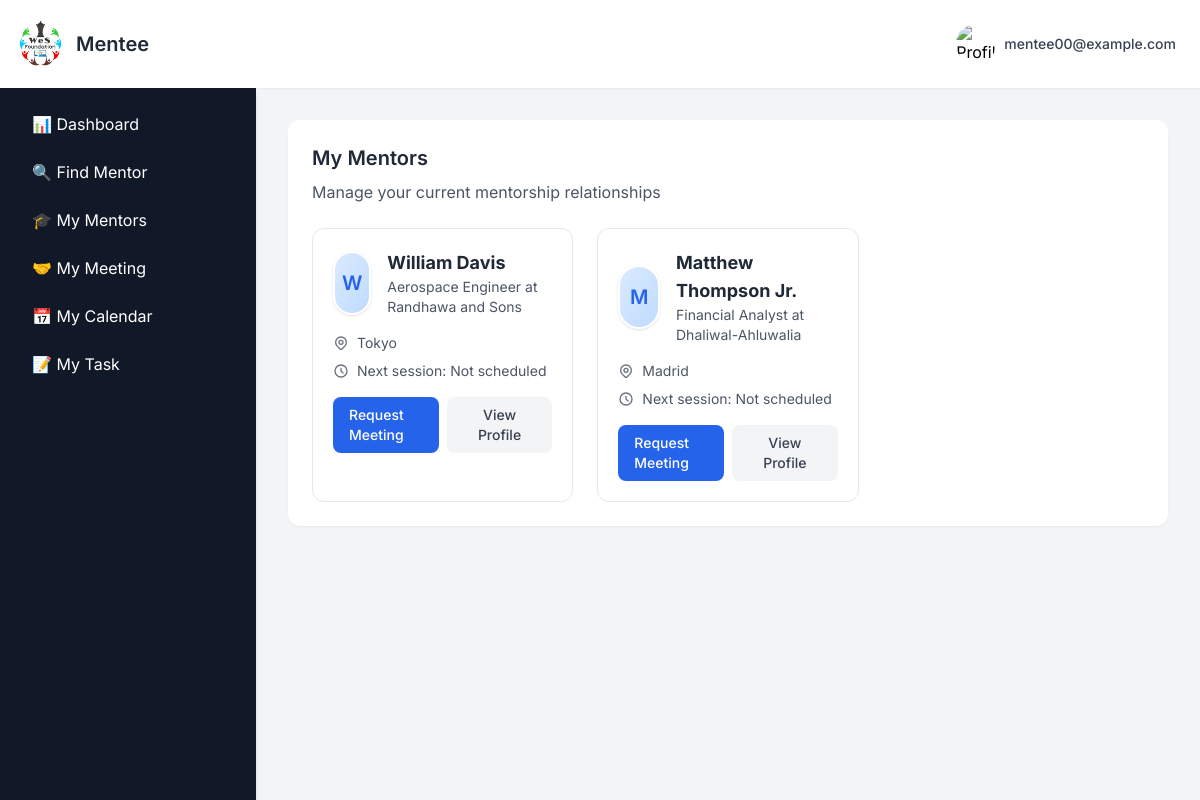
The page /my_mentors (signed in) on the database as committed earlier.
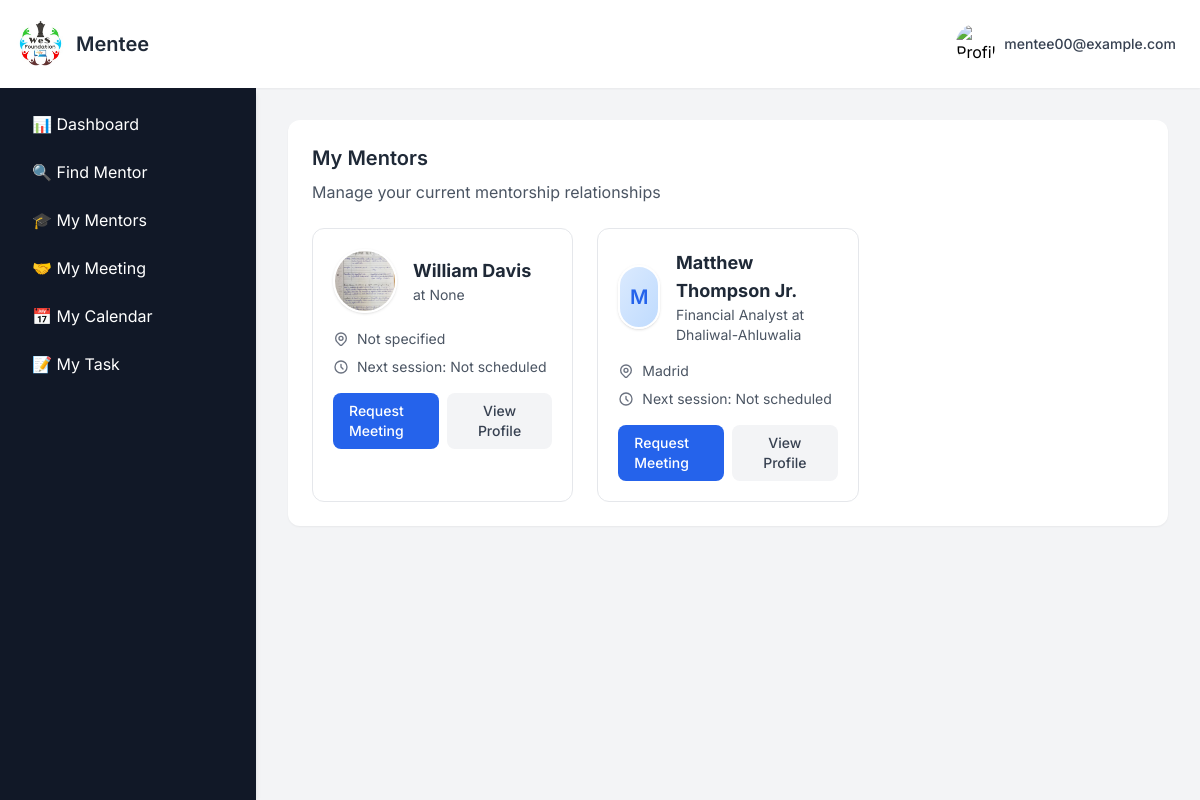
The same page on the database as committed later.
### app.py (models this page shows, shortened)
class User(db.Model):
    __tablename__ = "signup_details"
    id = db.Column(db.Integer, primary_key=True)
    name = db.Column(db.String(100), nullable=False)
    email = db.Column(db.String(100), unique=True, nullable=False)
    password = db.Column(db.String(200), nullable=False)   # length thoda bada
    user_type = db.Column(db.String(10), nullable=False)
    mentor_profile = db.relationship("MentorProfile", backref="user", uselist=False)

class MentorProfile(db.Model):
    __tablename__="mentor_profile"
    id = db.Column(db.Integer, primary_key=True)
    user_id= db.Column(db.Integer, db.ForeignKey("signup_details.id"),nullable=False)
    profession = db.Column(db.String(100))
    skills = db.Column(db.Text)  # New field - comma separated skills
    role = db.Column(db.String(100))  # New field - job role/position
    industry_sector = db.Column(db.String(100))  # New field - industry/sector
    organisation = db.Column(db.String(150))
    years_of_experience = db.Column(db.String(100))
    whatsapp = db.Column(db.String(20))
    location = db.Column(db.String(100))  # New field - country
    education = db.Column(db.String(150))
    language = db.Column(db.String(100))  # Can store multiple languages comma separated
    linkedin_link = db.Column(db.String(200))  # New field
    github_link = db.Column(db.String(200))  # New field
    portfolio_link = db.Column(db.String(200))  # New field
    other_social_link = db.Column(db.String(200))
    mentorship_topics = db.Column(db.Text)  # New field - topics they can mentor on
    mentorship_type_preference = db.Column(db.String(200))  # New field - school, women, etc.
    preferred_communication = db.Column(db.String(100))  # online, offline, hybrid
    availability = db.Column(db.String(100))
    connect_frequency = db.Column(db.String(100))
    preferred_duration = db.Column(db.String(100))  # New field - 1 month, 6 months, etc.
    why_mentor = db.Column(db.Text)  # Changed from "why become mentor" to "why mentor"
    mentorship_philosophy = db.Column(db.Text)  # New field
    mentorship_motto = db.Column(db.String(300))  # New field
    additional_info = db.Column(db.Text)
    profile_picture = db.Column(db.String(100))
    status = db.Column(db.String(20), default="pending")

### app.py (the view)
@app.route("/my_mentors")
def my_mentors():
    if "email" not in session or session.get("user_type") != "2":
        return redirect(url_for("signin"))
    mentee = User.query.filter_by(email=session["email"]).first()
    profile_complete = check_profile_complete(mentee.id, "2")
    if not mentee:
        flash("Mentee profile not found.", "error")
        return redirect(url_for("signin"))
    accepted_requests = MentorshipRequest.query.filter_by(
        mentee_id=mentee.id,
        mentor_status="accepted",
        supervisor_status="approved",
        final_status="approved"
    ).all()
    my_mentors = []
    for req in accepted_requests:
        if req.mentor and req.mentor.mentor_profile:
             my_mentors.append(req.mentor.mentor_profile)
    return render_template(
        "mentee/mentee_my_mentors.html",
        my_mentors=my_mentors,
        show_sidebar=True,
        profile_complete=profile_complete
    )

### app.py (called while the page is built)
@app.context_processor
def inject_profile_complete():
    profile_complete = True  # Default to True (no popup)
    if "email" in session and session.get("user_type") in ["1", "2"]:
        user = User.query.filter_by(email=session["email"]).first()
        if user:
            profile_complete = check_profile_complete(user.id, session.get("user_type"))
    return dict(profile_complete=profile_complete)

### templates/mentee/mentee_my_mentors.html (shortened to what this page needs)
{% extends "base2.html" %}
{% block user %}Mentee{% endblock %}
{% block content %}
  <section id="mymentors" class=" p-6 bg-white rounded-xl shadow-sm">
    <div class="mb-6">
      <h2 class="text-xl font-semibold text-gray-800 mb-2">My Mentors</h2>
      <p class="text-gray-600">Manage your current mentorship relationships</p>
    </div>
    {% if my_mentors and my_mentors|length > 0 %}
    <div class="grid grid-cols-1 md:grid-cols-2 lg:grid-cols-3 gap-6">
      {% for mentor in my_mentors %}
      <div class="bg-white rounded-xl border border-gray-200 p-5 transition-all hover:shadow-md">
        <div class="flex items-center gap-4 mb-4">
          {% if mentor.profile_picture %}
            <img src="{{ url_for('static', filename='uploads/' ~ mentor.profile_picture) }}"
                 alt="{{ mentor.user.name }}"
                 class="w-16 h-16 rounded-full object-cover border-2 border-white shadow">
          {% else %}
            <div class="w-16 h-16 rounded-full bg-gradient-to-br from-blue-100 to-blue-200 flex items-center justify-center text-blue-600 border-2 border-white shadow">
              <span class="text-xl font-semibold">{{ mentor.user.name[0] if mentor.user.name else '?' }}</span>
            </div>
          {% endif %}
          <div>
            <h3 class="text-lg font-bold text-gray-800">{{ mentor.user.name }}</h3>
            <p class="text-sm text-gray-600">{{ mentor.profession }} at {{ mentor.organisation }}</p>
          </div>
        </div>
        <div class="space-y-2 mb-4">
          <div class="flex items-center text-sm text-gray-600">
            <span>{{ mentor.location if mentor.location else 'Not specified' }}</span>
          </div>
          <div class="flex items-center text-sm text-gray-600">
            <svg xmlns="http://www.w3.org/2000/svg" class="h-4 w-4 mr-2 text-gray-500" fill="none" viewBox="0 0 24 24" stroke="currentColor">
              <path stroke-linecap="round" stroke-linejoin="round" stroke-width="2" d="M12 8v4l3 3m6-3a9 9 0 11-18 0 9 9 0 0118 0z" />
            </svg>
            <span>Next session: {{ mentor.next_session if mentor.next_session else 'Not scheduled' }}</span>
          </div>
        </div>
          <div class="flex space-x-2">
              <a href="{{ url_for ('mentee_create_meeting_request', mentor_id=mentor.user.id)}}"
              class="flex-1 px-4 py-2 bg-blue-600 text-white text-sm font-medium rounded-lg hover:bg-blue-700 transition">
                Request Meeting
              </a>
            <button onclick="openProfileModal(
                '{{ mentor.user.name }}',
                '{{ mentor.profession }}',
                '{{ mentor.organisation }}',
                '{{ mentor.location }}',
                '{{ mentor.years_of_experience }}',
                '{{ mentor.profile_picture }}',
                '{{ mentor.user.email }}',
                '{{ mentor.education }}',
                '{{ mentor.language }}',
                '{{ mentor.preferred_communication }}',
                '{{ mentor.why_mentor }}'
            )" class="flex-1 px-4 py-2 bg-gray-100 text-gray-700 text-sm font-medium rounded-lg hover:bg-gray-200 transition">
                View Profile
            </button>
         </div>
      </div>
      {% endfor %}
    </div>
    {% endif %}
  </section>
{% endblock %}

### templates/base2.html (shortened to what this page needs)
<!DOCTYPE html>
<html lang="en">
<head>
    <script src="https://cdn.tailwindcss.com"></script>
</head>
<body class="flex flex-col h-screen overflow-hidden">
    <nav class="bg-white shadow-sm p-4 flex justify-between items-center z-10">
        <div class="flex items-center space-x-2">
            <a href="
            {% if session.get('user_type') == '0' %}
                {{ url_for('supervisordashboard') }}
            {% elif session.get('user_type') == '1' %}
                {{ url_for('mentordashboard') }}
            {% elif session.get('user_type') == '2' %}
                {{ url_for('menteedashboard') }}
            {% else %}
                {{ url_for('home') }}
            {% endif %}
            " class="flex items-center">
                <img src="{{ url_for('static', filename='img/logo.jpg') }}" alt="LOGO" class="h-12 w-12 rounded-full mr-3">
                <span class="text-xl font-semibold text-gray-800">{% block user %}{% endblock %}</span>
            </a>
        </div>
        <div class="relative">
            <button id="profile-dropdown-btn" class="group flex items-center space-x-2 p-2 rounded-full hover:bg-gray-600 hover:text-white transition-colors duration-200 focus:outline-none focus:ring focus:ring-blue-300">
                <div class="top-right-profile">
                    {% if current_user_profile_pic and current_user_profile_pic != 'default.png' %}
                        <img src="{{ url_for('static', filename='uploads/' + current_user_profile_pic) }}"
                             alt="Profile Picture" class="w-10 h-10 rounded-full object-cover">
                    {% else %}
                        <img src="{{ url_for('static', filename='uploads/default.png') }}"
                             alt="Profile Picture" class="w-10 h-10 rounded-full object-cover">
                    {% endif %}
                </div>
                <span class="text-sm font-medium text-gray-700 group-hover:text-white hidden sm:block">{{ session.get('email') }}</span>
            </button>
        </div>
    </nav>
    <div class="flex flex-1 overflow-hidden">
        {% if show_sidebar %}
            <aside id="sidebar"
                   class="fixed inset-y-0 left-0 w-64 bg-gray-900 shadow-md p-4 space-y-2 overflow-y-auto
                          transform -translate-x-full transition-transform duration-200 ease-in-out
                          md:relative md:translate-x-0 z-20">
                {% if session.get('user_type') == '0' %}
                    <a href="{{ url_for('supervisordashboard')}}"
                       class="block px-4 py-2 text-white hover:bg-gray-600 rounded-md">
                       📊 Dashboard
                    </a>
                    <a href="{{ url_for('supervisor_find_mentor')}}"
                       class="block px-4 py-2 text-white hover:bg-gray-600 rounded-md">
                       🎓 All Mentors
                    </a>
                    <a href="{{ url_for('supervisor_find_mentee')}}"
                       class="block px-4 py-2 text-white hover:bg-gray-600 rounded-md">
                       👥 All Mentees
                    </a>
                    <a href="{{ url_for('view_requests')}}"
                       class="block px-4 py-2 text-white hover:bg-gray-600 rounded-md">
                       📩 All Requests
                    </a>
                    <a href="{{ url_for('supervisor_meeting_details')}}"
                       class="block px-4 py-2 text-white hover:bg-gray-600 rounded-md">
                        🤝 All Meetings
                    </a>
                    <a href="{{ url_for('supervisor_calendar')}}"
                       class="block px-4 py-2 text-white hover:bg-gray-600 rounded-md">
                        📅 All Calendar
                    </a>
                    <a href="{{ url_for('supervisor_tasks')}}"
                       class="block px-4 py-2 text-white hover:bg-gray-600 rounded-md">
                        📝 All Tasks
                    </a>
                {% elif session.get('user_type') == '2' %}
                    <a href="{{ url_for('menteedashboard')}}"
                       class="block px-4 py-2 text-white hover:bg-gray-600 rounded-md">
                       📊 Dashboard
                    </a>
                    <a href="{{ url_for('find_mentor')}}"
                       class="block px-4 py-2 text-white hover:bg-gray-600 rounded-md">
                       🔍 Find Mentor
                    </a>
                    <a href="{{ url_for('my_mentors')}}"
                       class="block px-4 py-2 text-white hover:bg-gray-600 rounded-md">
                       🎓 My Mentors
                    </a>
                    <a href="{{ url_for('mentee_meeting_details')}}"
                       class="block px-4 py-2 text-white hover:bg-gray-600 rounded-md">
                        🤝 My Meeting
                    </a>
                    <a href="{{ url_for('mentee_calendar')}}"
                       class="block px-4 py-2 text-white hover:bg-gray-600 rounded-md">
                        📅 My Calendar
                    </a>
                   <a href="{{ url_for('mentee_tasks')}}"
                       class="block px-4 py-2 text-white hover:bg-gray-600 rounded-md">
                        📝 My Task
                    </a>
                {% endif %}
            </aside>
        {% endif %}
        <main class="flex-1 p-8 overflow-y-auto pb-40">
            {% block content %}{% endblock %}
        </main>
    </div>
</body>
</html>

### templates/base2.html (style rules this page uses)
body { font-family: 'Inter', sans-serif; background-color: #f3f4f6; }

Rows that differ between the two databases and show on the page:
changed MentorProfile "William Davis": profile_picture: picture added; organisation "Randhawa and Sons" → "None"; location "Tokyo" → "Not specified"; profile_picture empty → "IMG-20251104-WA0037.jpg" (drawn); user "W" → (not shown); profession "Aerospace Engineer" → (not shown)
